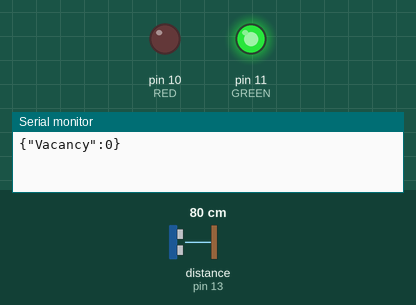
The sketch below on a simulated Arduino Uno, built with avr-gcc and run on an emulated ATmega328P. Parts: output pins drawn as LEDs (lit = HIGH), the last lines printed to the serial monitor. Wiring (inferred from the names in the program): ultrasonic range finder: trigger pin 12; echo pin 13. The test bench sets the inputs (shaded band); at power-on: distance to the obstacle (sensor on pin 13) 80 cm. The echo pulse lasts 58.3 µs per cm; pins used as bus, display or sensor lines are not drawn.

Above: at 1.8 s.
1.9 s: distance to the obstacle (sensor on pin 13) set to 22 cm
3.4 s: distance to the obstacle (sensor on pin 13) set to 18 cm
At 4.8 s:
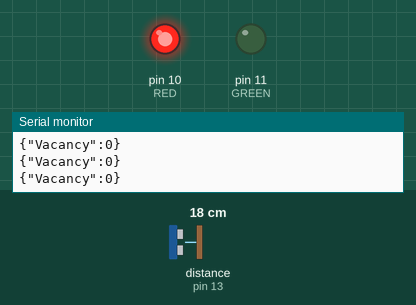
5.5 s: distance to the obstacle (sensor on pin 13) set to 35 cm
At 6.5 s:
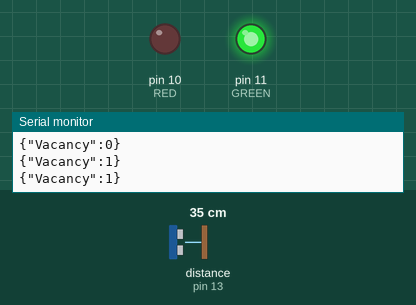
7.5 s: distance to the obstacle (sensor on pin 13) set to 2 cm
At 8.3 s:
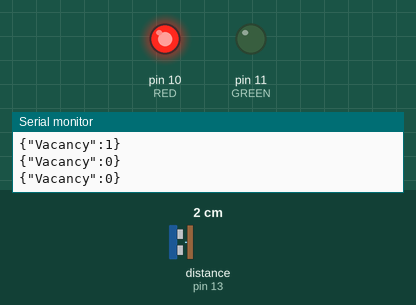
Timing chart, 0 to 10.5 s (numbered marks = the images above; inputs shaded):
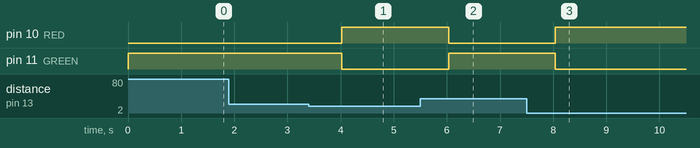

Measured:
- the behaviour switches between 20 and 19 cm on distance to the obstacle (sensor on pin 13) (found by bisection; images 0 and 1)
- after the input at 3.4 s, pin 10 (RED): LOW → HIGH after 0.62 s; pin 11 (GREEN): HIGH → LOW after 0.62 s
- after the input at 5.5 s, pin 10 (RED): HIGH → LOW after 0.53 s; pin 11 (GREEN): LOW → HIGH after 0.53 s
- after the input at 7.5 s, pin 10 (RED): LOW → HIGH after 0.54 s; pin 11 (GREEN): HIGH → LOW after 0.54 s

The sketch:

Ultra_Sonic_Sensor.ino
```cpp
#include <ArduinoJson.h>
// Ultrasonic HC-SR04 unit interface
// Uses serial port at 115200 baud for communication
// use trig pin for output, echo pin for input
// pulse out (10us) on trig initiates a cycle
// pulse width returned on echo is proportional to distance
// specs say 38ms = no return (beyond limit), but 90ms and more have been seen
// set utimeout when calling usonic (routine will take longer for longer returns)
// higher timeout measures further, but can take longer if no echo
// if return >= utimeout, no valid pulse received
// if return < ~100 unit is faulty/disconnected (routine is timing out waiting for start of return)
// if return == 0 then unit is still sending return from last ping (or is faulty)
// maximum nominal range is 5m => utimeout = 29000 us
// call usonicsetup() during setup
// call usonic(timeout) to get return time in microseconds
// divide result of usonic by 58 to get range in cm
//define pins here
#define TRIG 12
#define ECHO 13
#define USMAX 3000
double timeset = 0;
#define GREEN 11
#define RED 10
const int capacity = JSON_OBJECT_SIZE(2);
StaticJsonDocument<capacity> doc;


void setup() {
 Serial.begin(115200); //open serial port
 PortSetup(); //set up ultrasonic sensor
}
void loop() {
 int distance; //variable to store distance
 distance=usonic(11600)/58; //distance in cm, time out at 11600us or 2m maximum range

 if (distance < 20) {
  doc["Vacancy"].set(1);
  digitalWrite(RED, HIGH);
  digitalWrite(GREEN, LOW);
 } else {
  doc["Vacancy"].set(0);
  digitalWrite(RED, LOW);
  digitalWrite(GREEN, HIGH);
 }


 delay(1000); //wait a bit so we don't overload the serial port

 serializeJson(doc, Serial);
 Serial.println("");
}

//PIN SETUP
void PortSetup(void){
 pinMode(ECHO, INPUT);
 pinMode(TRIG, OUTPUT);
 pinMode(GREEN, OUTPUT);
 pinMode(RED, OUTPUT);
 digitalWrite(TRIG, LOW);


}
//ULTRA SONIC SENSOR READING DATA
long usonic(long utimeout) { //utimeout is maximum time to wait for return in us
 long b;
 if(digitalRead(ECHO)==HIGH){return 0;} //if echo line is still low from last result, return 0;
 digitalWrite(TRIG, HIGH); //send trigger pulse
 delay(1);
 digitalWrite(TRIG, LOW);
 long utimer=micros();
 while((digitalRead(ECHO)==LOW)&&((micros()-utimer)<1000)){} //wait for pin state to changereturn starts after 460us typically or timeout (eg if not connected)
 utimer=micros();
 while((digitalRead(ECHO)==HIGH)&&((micros()-utimer)<utimeout)){} //wait for pin state to change
 b=micros()-utimer;
 if(b==0){b=utimeout;}
 return b;
}
```
